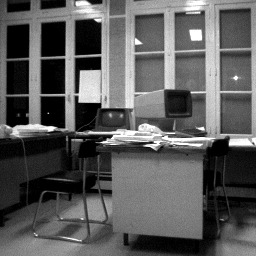
//> input picture image.jpg, 256 x 256 px
$ ./test_filtrage   (built with g++ and OpenCV 4)
//> lines starting //> are read from the running program, lines starting //| are printed output that depends on the picture
//> further down, img is the input picture: 256 rows x 256 cols, CV_8UC1; min 0, max 255, mean 91.1
### Filtrage.hpp
#ifndef FILTRAGE_HPP
#define FILTRAGE_HPP

#include <opencv2/opencv.hpp>
#include <string>

using namespace cv;
using namespace std;

class Filtrage
{
private:
    Mat image;

public:
    Filtrage(Mat img);

    Mat filtreMoyenneur();
    Mat filtreGaussien();
    Mat filtreLaplacien();

    void afficher(const Mat& img, const string& titre);
    void sauvegarder(const Mat& img, const string& nom);
};

#endif

### Filtrage.cpp
#include "Filtrage.hpp"
//constructeur
// si l'image est en couleur (RGB), elle est convertie en niveau de gris
Filtrage::Filtrage(Mat img)
{
   if (img.channels() == 3)
        cvtColor(img, image, COLOR_BGR2GRAY);
    else
        image = img.clone();
}

void Filtrage::afficher(const Mat& img, const string& titre)
{
    imshow(titre, img);
}

void Filtrage::sauvegarder(const Mat& img, const string& nom)
{
    imwrite(nom, img);
}

// filtre moyenneur 3x3
Mat Filtrage::filtreMoyenneur()
{
    Mat imagefiltree = image.clone();

    for (int y = 1; y < image.rows - 1; y++)
    {
        for (int x = 1; x < image.cols - 1; x++)
        {
            int somme = 0;

            for (int j = -1; j <= 1; j++)
                for (int i = -1; i <= 1; i++)
                    somme += image.at<uchar>(y+j, x+i);

            imagefiltree.at<uchar>(y,x) = somme / 9;
        }
    }
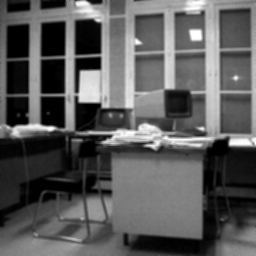
//> imagefiltree: 256 rows x 256 cols, CV_8UC1; min 0, max 255, mean 90.6
    return imagefiltree;
}
// filtre gaussien 3x3
Mat Filtrage::filtreGaussien()
{
    Mat imagefiltree = image.clone();

    int K[3][3] = {
        {1,2,1},
        {2,4,2},
        {1,2,1}
    };

    for (int y = 1; y < image.rows - 1; y++)
    {
        for (int x = 1; x < image.cols - 1; x++)
        {
            int somme = 0;

            for (int j = -1; j <= 1; j++)
                for (int i = -1; i <= 1; i++)
                    somme += image.at<uchar>(y+j, x+i) * K[j+1][i+1];

            imagefiltree.at<uchar>(y,x) = somme / 16;
        }
    }
    return imagefiltree;
}

// filtre laplacien
Mat Filtrage::filtreLaplacien()
{
    Mat imagefiltree = image.clone();

    int K[3][3] = {
        {0,-1,0},
        {-1,4,-1},
        {0,-1,0}
    };

    for (int y = 1; y < image.rows - 1; y++)
    {
        for (int x = 1; x < image.cols - 1; x++)
        {
            int somme = 0;

            for (int j = -1; j <= 1; j++)
                for (int i = -1; i <= 1; i++)
                    somme += image.at<uchar>(y+j, x+i) * K[j+1][i+1];

            if (somme < 0) somme = 0;
            if (somme > 255) somme = 255;

            imagefiltree.at<uchar>(y,x) = somme;
        }
    }
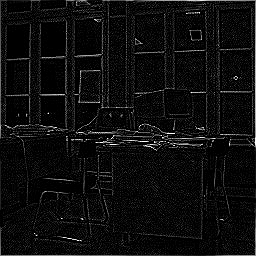
//> imagefiltree: 256 rows x 256 cols, CV_8UC1; min 0, max 255, mean 13.8
    return imagefiltree;
}

### tests/test_filtrage.cpp
#include <opencv2/opencv.hpp>
#include <iostream>
#include "Filtrage.hpp"

using namespace cv;
using namespace std;

int main()
{
    Mat img = imread("image.jpg", IMREAD_GRAYSCALE);

    if (img.empty())
    {
        cout << "Erreur : image non chargee" << endl;
        return -1;
    }

    Filtrage f(img);

    Mat moyenneur = f.filtreMoyenneur();
    Mat gaussien = f.filtreGaussien();
    Mat laplacien = f.filtreLaplacien();

    f.afficher(img, "Original");
    f.afficher(moyenneur, "Moyenne");
    f.afficher(gaussien, "Gaussien");
    f.afficher(laplacien, "Laplacien");

    waitKey(0);

    f.sauvegarder(moyenneur, "moyenne.png");
    f.sauvegarder(gaussien, "gaussien.png");
    f.sauvegarder(laplacien, "laplacien.png");

    return 0;
}
